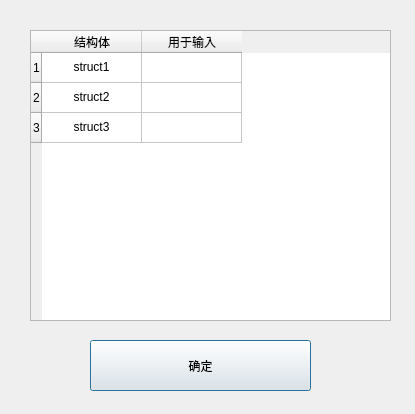
<?xml version="1.0" encoding="UTF-8"?>
<ui version="4.0">
 <class>Dialog</class>
 <widget class="QDialog" name="Dialog">
  <property name="geometry">
   <rect>
    <x>0</x>
    <y>0</y>
    <width>415</width>
    <height>414</height>
   </rect>
  </property>
  <property name="windowTitle">
   <string>选择目标</string>
  </property>
  <property name="modal">
   <bool>false</bool>
  </property>
  <widget class="QTableWidget" name="structTableWidget">
   <property name="geometry">
    <rect>
     <x>30</x>
     <y>30</y>
     <width>361</width>
     <height>291</height>
    </rect>
   </property>
   <attribute name="horizontalHeaderCascadingSectionResizes">
    <bool>false</bool>
   </attribute>
   <row>
    <property name="text">
     <string>1</string>
    </property>
   </row>
   <row>
    <property name="text">
     <string>2</string>
    </property>
   </row>
   <row>
    <property name="text">
     <string>3</string>
    </property>
   </row>
   <column>
    <property name="text">
     <string>结构体</string>
    </property>
   </column>
   <column>
    <property name="text">
     <string>用于输入</string>
    </property>
   </column>
   <item row="0" column="0">
    <property name="text">
     <string>struct1</string>
    </property>
    <property name="textAlignment">
     <set>AlignCenter</set>
    </property>
   </item>
   <item row="0" column="1">
    <property name="text">
     <string/>
    </property>
    <property name="textAlignment">
     <set>AlignLeading|AlignVCenter</set>
    </property>
    <property name="checkState">
     <enum>Unchecked</enum>
    </property>
   </item>
   <item row="1" column="0">
    <property name="text">
     <string>struct2</string>
    </property>
    <property name="textAlignment">
     <set>AlignCenter</set>
    </property>
   </item>
   <item row="1" column="1">
    <property name="text">
     <string/>
    </property>
    <property name="checkState">
     <enum>Unchecked</enum>
    </property>
   </item>
   <item row="2" column="0">
    <property name="text">
     <string>struct3</string>
    </property>
    <property name="textAlignment">
     <set>AlignCenter</set>
    </property>
   </item>
   <item row="2" column="1">
    <property name="text">
     <string/>
    </property>
    <property name="checkState">
     <enum>Unchecked</enum>
    </property>
   </item>
  </widget>
  <widget class="QPushButton" name="yesBtn">
   <property name="geometry">
    <rect>
     <x>90</x>
     <y>340</y>
     <width>221</width>
     <height>51</height>
    </rect>
   </property>
   <property name="text">
    <string>确定</string>
   </property>
  </widget>
 </widget>
 <resources/>
 <connections/>
</ui>
